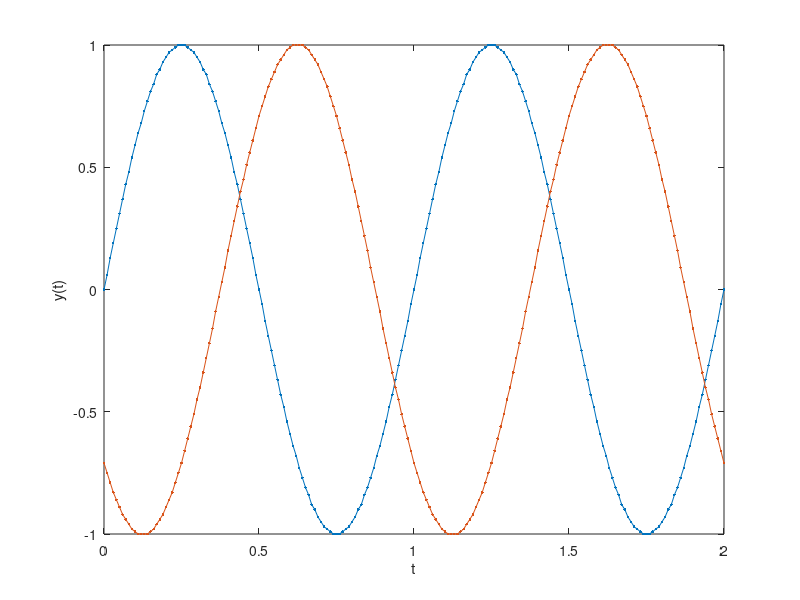
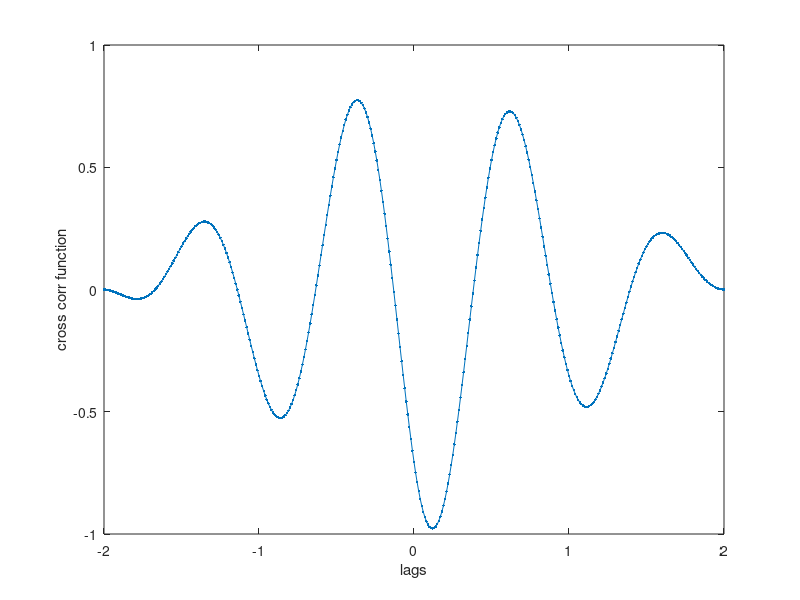

MATLAB code to generate these figures, in order:
clc;
clear all;
close all;
format long g;

%% STOCHASTIC PROCESSES
% Exercise 2 Task2
data2=load('Exercise2-2.txt');

t = data2(:,1);
y2_1 = data2(:,2);
y2_2 = data2(:,3);

% plot time series
figure
plot(t, y2_1, '.-')
hold on
plot(t, y2_2, '.-')
xlabel('t')
ylabel('y(t)')

% calc cross corr
[xcf, lags] = xcorr(y2_1, y2_2, 'normalized');
dt = t(2) - t(1);

% plot xcorr
figure
plot(lags*dt, xcf, '.-')
xlabel('lags')
ylabel('cross corr function')
